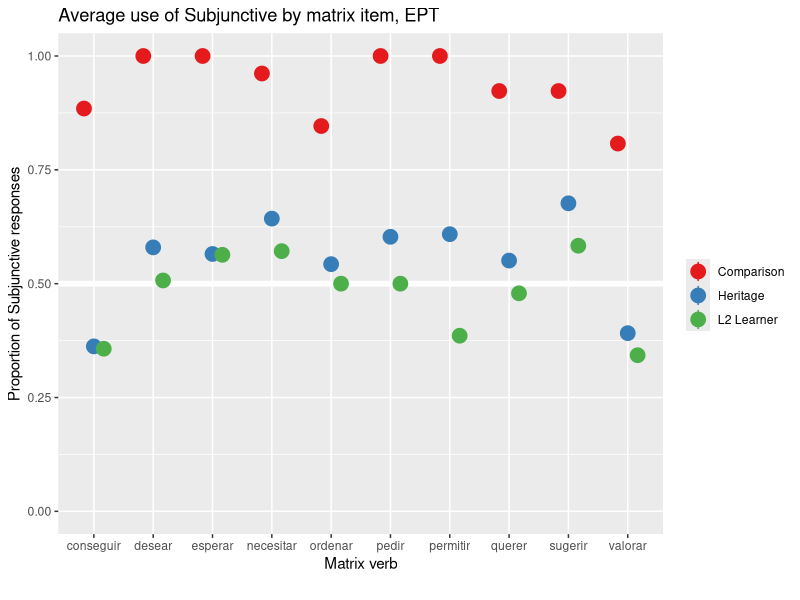
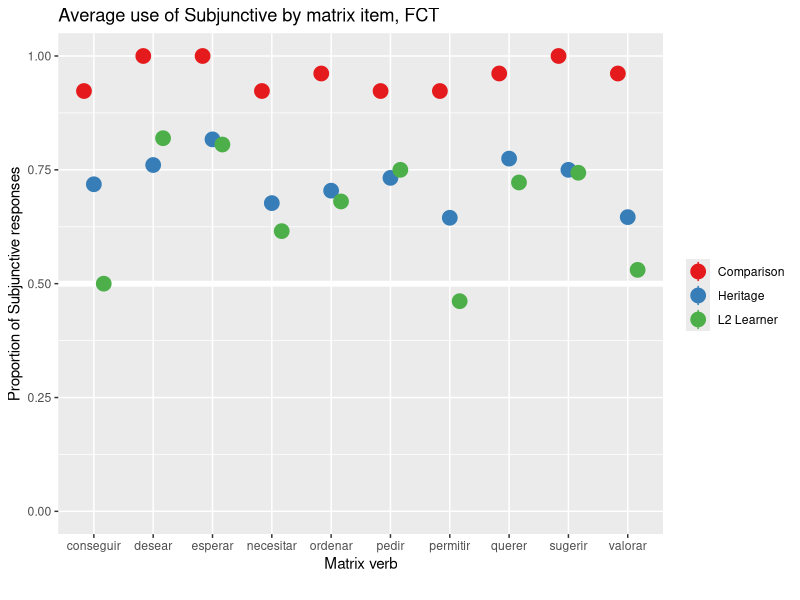
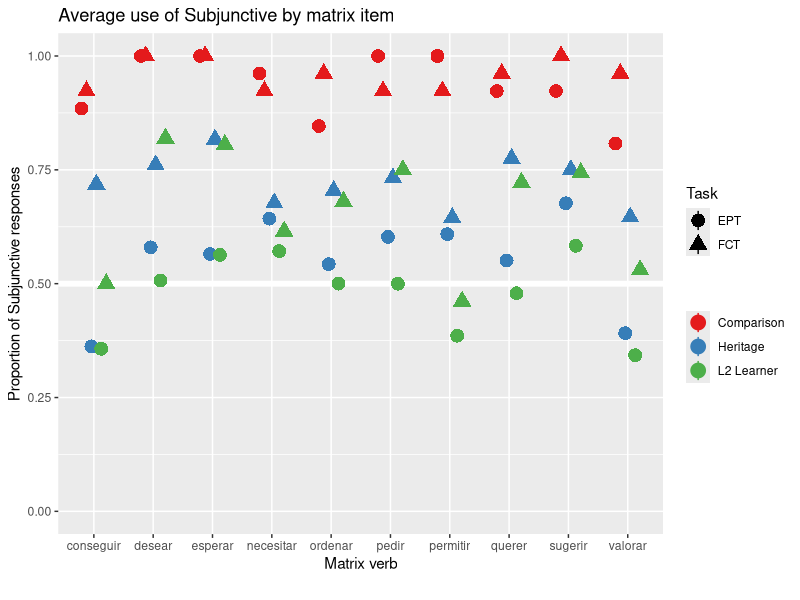
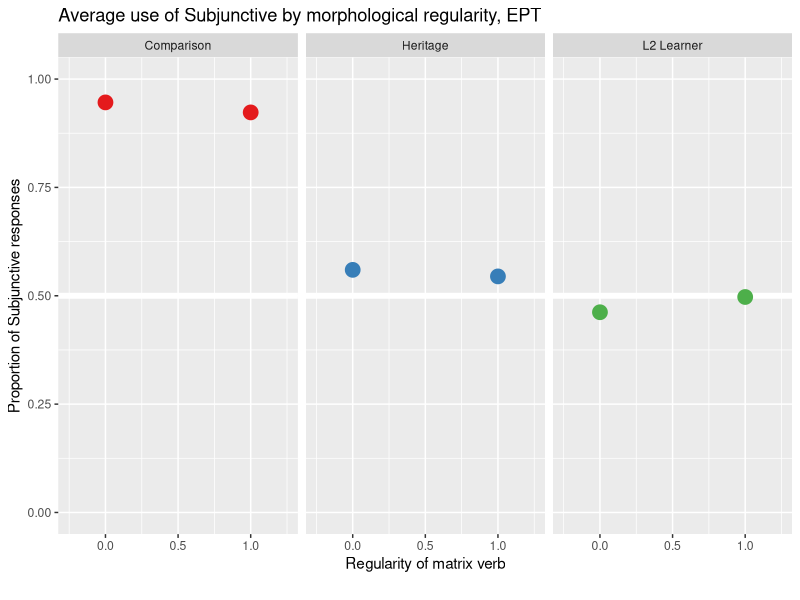
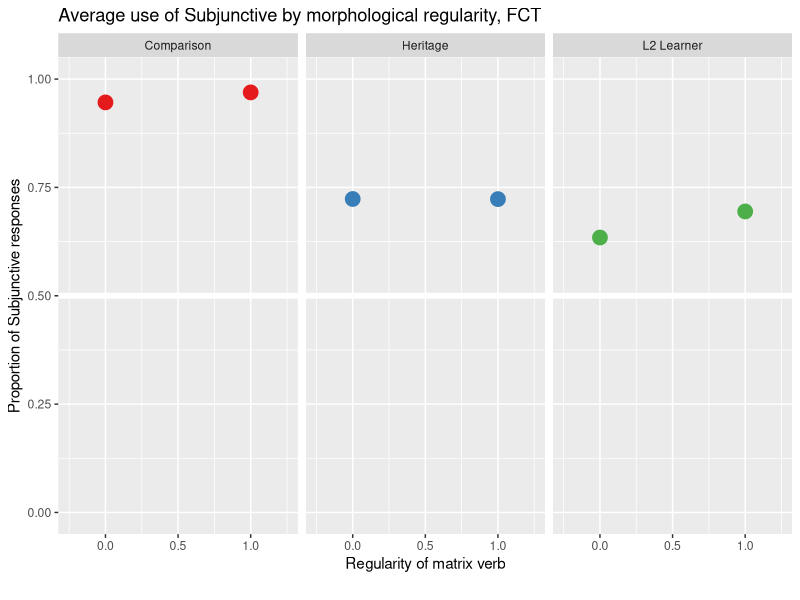
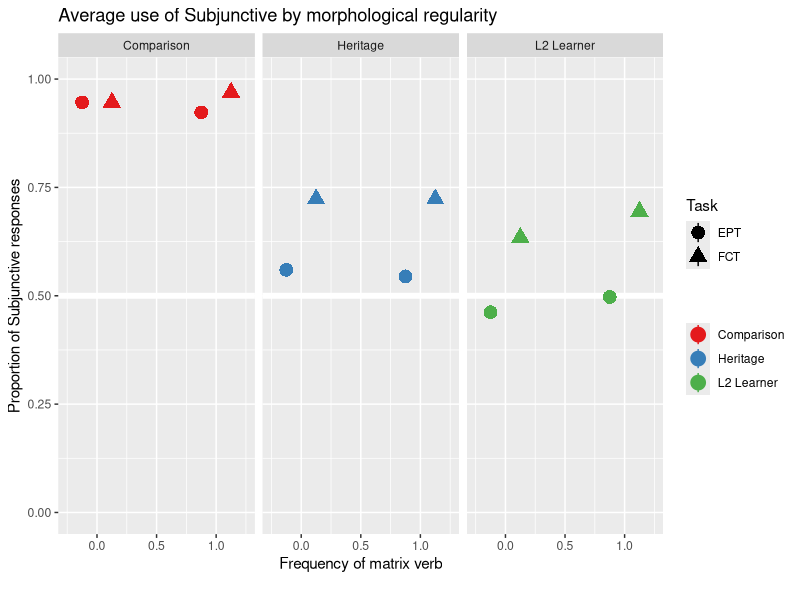
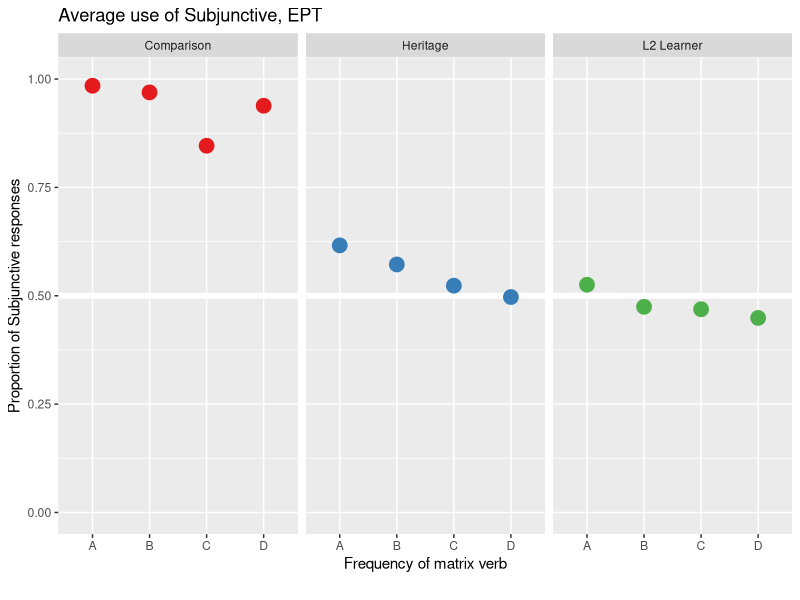
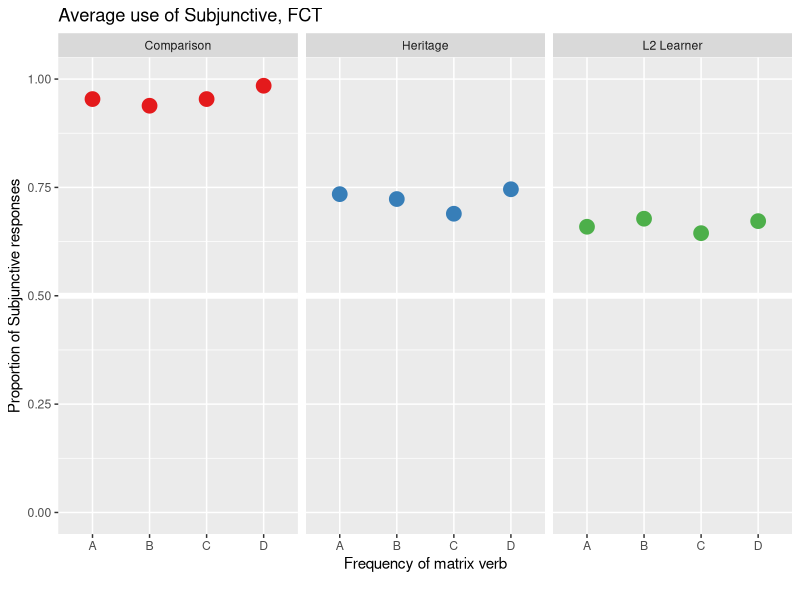

Recreate these plots in R, in order.
# Packages
library(tidyverse)
library(lme4)
library(dplyr)
library(lmerTest)
library(glmmTMB)
library(emmeans)
library(kableExtra)

# Preparation of data
## Load database
L2_EPT = read_csv("./CSV Files/L2 Learners/EPT Subjunctive Standardized L2 Data.csv")
L2_FCT = read_csv("./CSV Files/L2 Learners/FCT Subjunctive Standardized L2 Data.csv")
Heritage_EPT = read_csv("./CSV Files/Heritage/EPT Subjunctive Standardized Heritage Data.csv")
Heritage_FCT = read_csv("./CSV Files/Heritage/FCT Subjunctive Standardized Heritage Data.csv")
Comparison_EPT = read.csv("./CSV Files/Comparison/EPT Subjunctive Standardized Comparison Data.csv")
Comparison_FCT = read.csv("./CSV Files/Comparison/FCT Subjunctive Standardized Comparison Data.csv")


## Create combined datasets
Subjunctive_EPT = rbind(L2_EPT, Heritage_EPT, Comparison_EPT)
Subjunctive_FCT = rbind(L2_FCT, Heritage_FCT, Comparison_FCT)
Subjunctive_Aggregate = rbind(Subjunctive_EPT, Subjunctive_FCT)


## Find participant averages
Subjunctive_EPT_Aggregate = aggregate(Subjunctive_EPT$Average, list(Subjunctive_EPT$Participant_ID), FUN = mean)
Subjunctive_EPT_Aggregate = Subjunctive_EPT_Aggregate %>% rename(Part_Avg = x)
Subjunctive_EPT_Aggregate = left_join(Subjunctive_EPT, Subjunctive_EPT_Aggregate, by = c("Participant_ID" = "Group.1"))

Subjunctive_FCT_Aggregate = aggregate(Subjunctive_FCT$Average, list(Subjunctive_FCT$Participant_ID), FUN = mean)
Subjunctive_FCT_Aggregate = Subjunctive_FCT_Aggregate %>% rename(Part_Avg = x)
Subjunctive_FCT_Aggregate = left_join(Subjunctive_FCT, Subjunctive_FCT_Aggregate, by = c("Participant_ID" = "Group.1"))


# Descriptive stats
## Descriptive stats by experimental group
Subjunctive_EPT_Aggregate %>%
  group_by(ExpGroup) %>%
  summarize(Average = mean(Average, na.rm = T), SD = sd(Average, na.rm = T))

Subjunctive_FCT_Aggregate %>%
  group_by(ExpGroup) %>%
  summarize(Average = mean(Average, na.rm = T), SD = sd(Average, na.rm = T))


# Plots
## Individual lexical items
Subjunctive_EPT_Aggregate %>%
  ggplot(aes(x = MainVerb, y = Average, color = ExpGroup)) + 
  geom_hline(yintercept = 0.5, color = 'white', size = 2) + 
  stat_summary(fun = mean,
               geom = 'pointrange', size = 1, 
               position = position_dodge(width = 0.5)) + 
  scale_color_brewer(palette = "Set1", name = "") +
  ylim(c(0,1)) +
  labs(x = 'Matrix verb', y = 'Proportion of Subjunctive responses', caption = '', 
       title = 'Average use of Subjunctive by matrix item, EPT')

Subjunctive_FCT_Aggregate %>%
  ggplot(aes(x = MainVerb, y = Average, color = ExpGroup)) + 
  geom_hline(yintercept = 0.5, color = 'white', size = 2) + 
  stat_summary(fun = mean,
               geom = 'pointrange', size = 1, 
               position = position_dodge(width = 0.5)) + 
  scale_color_brewer(palette = "Set1", name = "") +
  ylim(c(0,1)) +
  labs(x = 'Matrix verb', y = 'Proportion of Subjunctive responses', caption = '', 
       title = 'Average use of Subjunctive by matrix item, FCT')

Subjunctive_Aggregate %>%
  ggplot(aes(x = MainVerb, y = Average, color = ExpGroup, shape = Task)) + 
  geom_hline(yintercept = 0.5, color = 'white', size = 2) + 
  stat_summary(fun = mean,
               geom = 'pointrange', size = 1, 
               position = position_dodge(width = 0.5)) + 
  scale_color_brewer(palette = "Set1", name = "") +
  ylim(c(0,1)) +
  labs(x = 'Matrix verb', y = 'Proportion of Subjunctive responses', caption = '', 
       title = 'Average use of Subjunctive by matrix item')


## By accuracy across morphological regularity
Subjunctive_EPT_Aggregate %>%
  ggplot(aes(x = Type_Main, y = Average, color = ExpGroup)) + 
  facet_grid(. ~ ExpGroup) + 
  geom_hline(yintercept = 0.5, color = 'white', size = 2) + 
  stat_summary(fun = mean,
               geom = 'pointrange', size = 1, 
               position = position_dodge(width = 0.5)) + 
  scale_color_brewer(palette = "Set1", name = "") +
  theme(legend.position = "none") +
  ylim(c(0,1)) +
  labs(x = 'Regularity of matrix verb', y = 'Proportion of Subjunctive responses', caption = '', 
       title = 'Average use of Subjunctive by morphological regularity, EPT')

Subjunctive_FCT_Aggregate %>%
  ggplot(aes(x = Type_Main, y = Average, color = ExpGroup)) + 
  facet_grid(. ~ ExpGroup) + 
  geom_hline(yintercept = 0.5, color = 'white', size = 2) + 
  stat_summary(fun = mean,
               geom = 'pointrange', size = 1, 
               position = position_dodge(width = 0.5)) + 
  scale_color_brewer(palette = "Set1", name = "") +
  theme(legend.position = "none") +
  ylim(c(0,1)) +
  labs(x = 'Regularity of matrix verb', y = 'Proportion of Subjunctive responses', caption = '', 
       title = 'Average use of Subjunctive by morphological regularity, FCT')

Subjunctive_Aggregate %>%
  ggplot(aes(x = Type_Main, y = Average, color = ExpGroup, shape = Task)) + 
  facet_grid(. ~ ExpGroup) + 
  geom_hline(yintercept = 0.5, color = 'white', size = 2) + 
  stat_summary(fun = mean,
               geom = 'pointrange', size = 1, 
               position = position_dodge(width = 0.5)) + 
  scale_color_brewer(palette = "Set1", name = "") +
  ylim(c(0,1)) +
  labs(x = 'Frequency of matrix verb', y = 'Proportion of Subjunctive responses', caption = '', 
       title = 'Average use of Subjunctive by morphological regularity')


## By accuracy across condition
Subjunctive_EPT_Aggregate %>%
  ggplot(aes(x = Condition, y = Average, color = ExpGroup)) + 
  facet_grid(. ~ ExpGroup) + 
  geom_hline(yintercept = 0.5, color = 'white', size = 2) + 
  stat_summary(fun = mean,
               geom = 'pointrange', size = 1, 
               position = position_dodge(width = 0.5)) + 
  scale_color_brewer(palette = "Set1", name = "") +
  theme(legend.position = "none") +
  ylim(c(0,1)) +
  labs(x = 'Frequency of matrix verb', y = 'Proportion of Subjunctive responses', caption = '', 
       title = 'Average use of Subjunctive, EPT')

Subjunctive_FCT_Aggregate %>%
  ggplot(aes(x = Condition, y = Average, color = ExpGroup)) + 
  facet_grid(. ~ ExpGroup) + 
  geom_hline(yintercept = 0.5, color = 'white', size = 2) + 
  stat_summary(fun = mean,
               geom = 'pointrange', size = 1, 
               position = position_dodge(width = 0.5)) + 
  scale_color_brewer(palette = "Set1", name = "") +
  theme(legend.position = "none") +
  ylim(c(0,1)) +
  labs(x = 'Frequency of matrix verb', y = 'Proportion of Subjunctive responses', caption = '', 
       title = 'Average use of Subjunctive, FCT')


## By average accuracy and proficiency
Subjunctive_EPT_Aggregate %>%
  ggplot(aes(x = DELE, y = Part_Avg, color = ExpGroup)) + 
  geom_point() +
  geom_smooth(method=lm) +
  xlim(c(25,50)) +
  ylim(c(0,1)) +
  labs(x = 'Correct responses on DELE proficiency measure', y = 'Proportion of Subjunctive responses', caption = '', 
       title = 'Use of Subjunctive by proficiency, EPT')

Subjunctive_FCT_Aggregate %>%
  ggplot(aes(x = DELE, y = Part_Avg, color = ExpGroup)) + 
  geom_point() +
  geom_smooth(method=lm) +
  xlim(c(25,50)) +
  ylim(c(0,1)) +
  labs(x = 'Correct responses on DELE proficiency measure', y = 'Proportion of Subjunctive responses', caption = '', 
       title = 'Use of Subjunctive by proficiency, FCT')


## By average accuracy and activation
Subjunctive_EPT_Aggregate %>%
  ggplot(aes(x = FofA, y = Part_Avg, color = ExpGroup)) + 
  geom_point() +
  geom_smooth(method=lm) +
  xlim(c(0,50)) +
  ylim(c(0,1)) +
  labs(x = 'Self-reported frequency of use of Spanish', y = 'Proportion of Subjunctive responses', caption = '', 
       title = 'Use of Subjunctive by frequency of use, EPT')

Subjunctive_FCT_Aggregate %>%
  ggplot(aes(x = FofA, y = Part_Avg, color = ExpGroup)) + 
  geom_point() +
  geom_smooth(method=lm) +
  xlim(c(0,50)) +
  ylim(c(0,1)) +
  labs(x = 'Self-reported frequency of use of Spanish', y = 'Proportion of Subjunctive responses', caption = '', 
       title = 'Use of Subjunctive by frequency of use, FCT')

# scale_y_continuous(breaks = seq(0, 50, 5)) +
